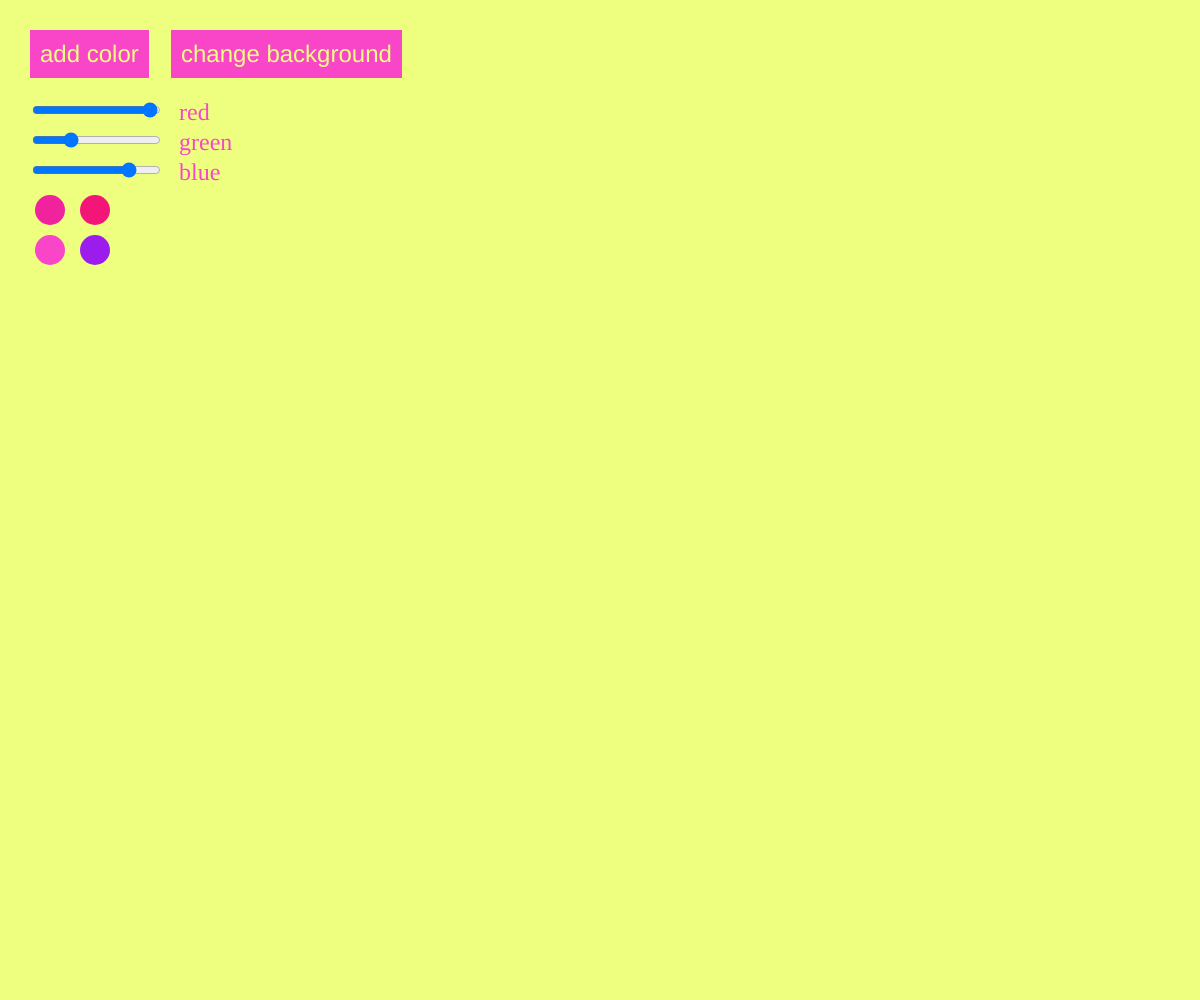
Frame 1 (no input)
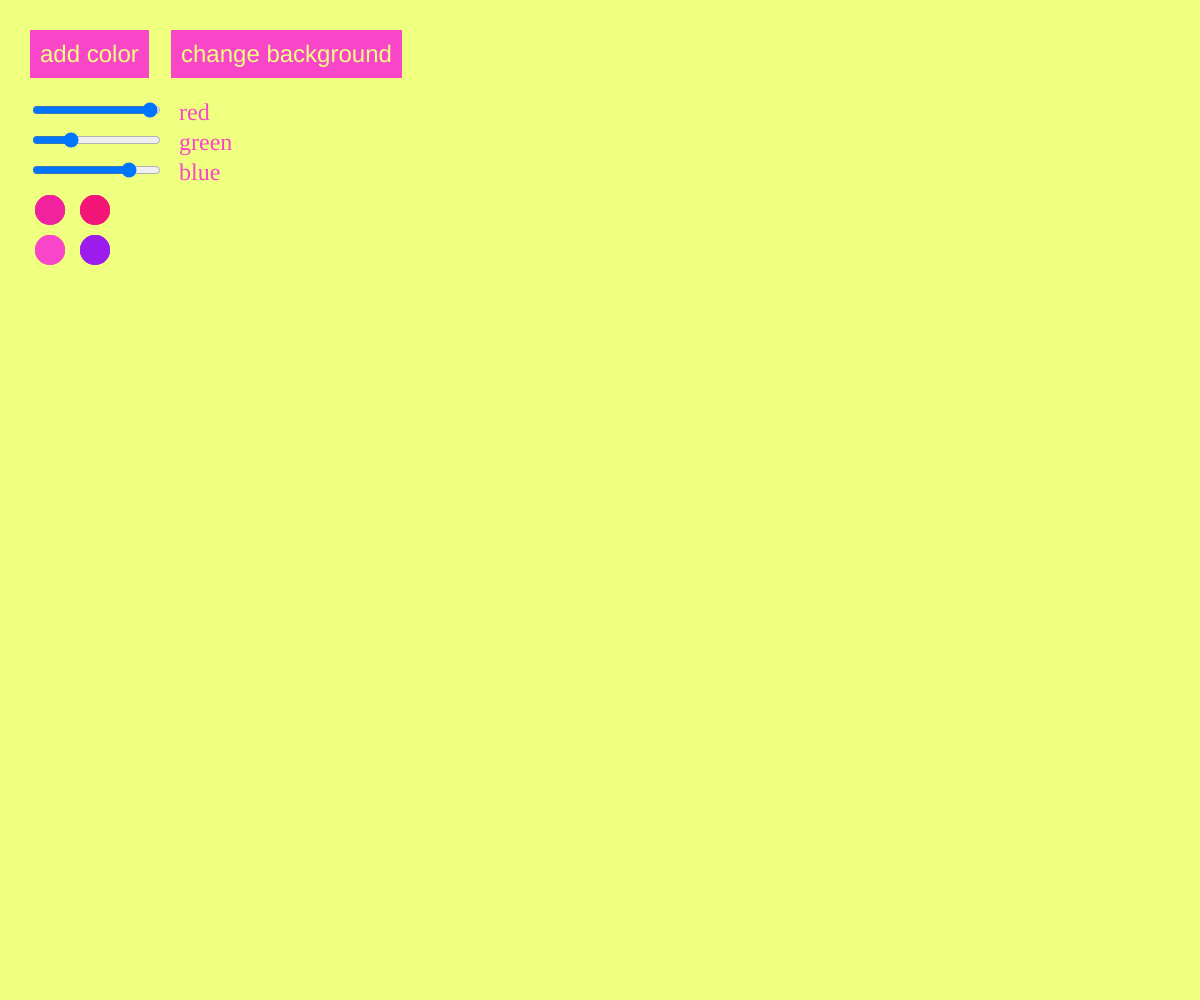
Frame 60 (no input)
Frame 120 (the mouse pressed at the canvas centre since frame 60): identical to frame 60, image omitted

The p5.js sketch that drew these frames (run headless with seeded random() and noise() and a simulated clock; from frame 60 on, the mouse is pressed at the canvas centre):

// p5.js sketch
// ── sketch.js
let r = [155, 249, 243, 240];
let g = [28, 70, 21, 34];
let b = [237, 201, 120, 157];
let count = 0;
let triangles = [];
let button1, button2, input, slider1, slider2, slider3, p1, p2, p3;
let val1 = 249;
let val2 = 70;
let val3 = 201;
let bg1 = 237;
let bg2 = 255;
let bg3 = 128;

function setup() {
	createCanvas(windowWidth, windowHeight);
	background(237, 255, 128);
	p1 = createP('red');
	p2 = createP('green');
	p3 = createP('blue')
	button1 = createButton('add color');
	button2 = createButton('change background')
	button1.position(30, 30);
	button2.position(100 + button1.width, 30)
	button1.mousePressed(addColor);
	button2.mousePressed(changeBG);
	button1.style("padding", "10px");
	button1.style("color", "rgb(237, 255, 128)");
	button1.style("border", "none");
	button1.style("font-size", "24px");
	p1.style('font-size', '24px');
	p2.style('font-size', '24px');
	p3.style('font-size', '24px');
	button2.style("padding", "10px");
	button2.style("color", "rgb(237, 255, 128)");
	button2.style("border", "none");
	button2.style("font-size", "24px");
	// input = createInput("type here");
	// input.position(100 + button1.width, 30 + 10);
	// input.style("background-color", "transparent");
	// input.style("border", "none");
	// input.style("border-bottom", "dashed #F946C9");
	// input.style("font-size", "24px");
	// input.style("color", "rgb(240, 34, 157)");
	slider1 = createSlider(1, 255, val1, 1);
	slider1.position(30, 100);
	p1.position(50+slider1.width, 75)
	slider2 = createSlider(1, 255, val2, 1);
	slider2.position(30, 130);
	p2.position(50+slider2.width,105)
	slider3 = createSlider(0, 255, val3, 1);
	slider3.position(30, 160);
	p3.position(50+slider3.width, 135)



}

function draw() {
	background(bg1, bg2, bg3, 50)
	for (let tx of triangles) {
		tx.spread();
		tx.move();
		tx.show();
	}
	val1 = slider1.value();
	val2 = slider2.value();
	val3 = slider3.value();

	button1.style("background-color", "rgb(" + val1 + "," + val2 + "," + val3 + ")");
	button2.style("background-color", "rgb(" + val1 + "," + val2 + "," + val3 + ")");
	p1.style('color', "rgb(" + val1 + "," + val2 + "," + val3 + ")");
	p2.style('color', "rgb(" + val1 + "," + val2 + "," + val3 + ")");
	p3.style('color', "rgb(" + val1 + "," + val2 + "," + val3 + ")");
	noStroke();
	fill(r[3], g[3], b[3])
	ellipse(50, 210, 30, 30) 
	fill(r[1], g[1], b[1])
	ellipse(50, 250, 30, 30) 
	fill(r[2], g[2], b[2])
	ellipse(95, 210, 30, 30)
	fill(r[0], g[0], b[0])
	ellipse(95, 250, 30, 30)
}

function mouseDragged() {
	let triangle = new Triangle(mouseX, mouseY, random(300, 0), random(70), random(70), random(70), r[count] - random(30), g[count] + random(30), b[count] - random(30))
	triangles.push(triangle);
	count = count + 1
	if (count >= r.length) {
		count = 0
	};

}

class Triangle {
	constructor(x, y, d, w1, w2, w3, r, g, b) {
		this.x = x;
		this.y = y;
		this.d = d;
		this.r = r;
		this.g = g;
		this.b = b;
		this.w1 = w1;
		this.w2 = w2;
		this.w3 = w3;
	}
	move() {
		this.x = this.x + map(mouseX, 0, width, -5, 5);
		this.y = this.y + map(mouseY, 0, height, -5, 5);
	}
	spread() {
		this.x = this.x + map(this.w1, 0, 800, 0, 30);
		this.y = this.y + map(this.w2, 0, 800, 0, 30);
	}


	show() {
		noStroke();
		fill(this.r, this.g, this.b, 155),
			triangle(
				this.x + map(mouseX, 0, 800, -this.d - this.w1, this.d + this.w1),
				this.y + map(mouseX, 0, 800, -this.d - this.w1, this.d + this.w1),
				this.x + this.d + map(mouseX, 0, 800, -this.d - this.w2, this.d + this.w2),
				this.y + this.d + map(mouseY, 0, 800, -this.d - this.w2, this.d + this.w2),
				this.x + map(mouseX, 0, 800, -this.d - this.w3, this.d + this.w3),
				this.y + this.d) + map(mouseY, 0, 800, -this.d - this.w3, this.d + this.w3);
	}


}

function addColor() {
	r.push(val1);
	g.push(val2);
	b.push(val3);
	r.splice(0, 1);
	g.splice(0, 1);
	b.splice(0, 1)

	for (let i = triangles.length - 1; i > 0; i--) {
		triangles.splice(i, 1);
	}
}

function changeBG() {
	bg1 = slider1.value();
	bg2 = slider2.value();
	bg3 = slider3.value();
	background(bg1, bg2, bg3);
}
// ── style.css
html,
body {
    margin: 0;
    padding: 0;
}

input {
    -webkit-appearance: none;
    width: 120px;
    height: 20px;
    margin: 10px 50px;
    background: linear-gradient(to right, #dfadd3 0%, #dfadd3 100%);
    background-size: 150px 3px;
    background-position: center;
    background-repeat: no-repeat;
    overflow: hidden;
    outline: none;
    zoom: 100%;
    display: block;
    margin: auto;
    margin-bottom: 30px;
}

input::-webkit-slider-thumb {
    -webkit-appearance: none;
    width: 20px;
    height: 10px;
     border-radius: 5px;
    background: #d1a9c8;
    position: relative;
    z-index: 3;
}

input::-webkit-slider-thumb:after {
    content: " ";
    width: 180px;
    height: 20px;
    /* border-radius: 4px; */
    position: absolute;
    z-index: 1;
    right: 20px;
    top: 5px;
    background: #c09db8;
}
